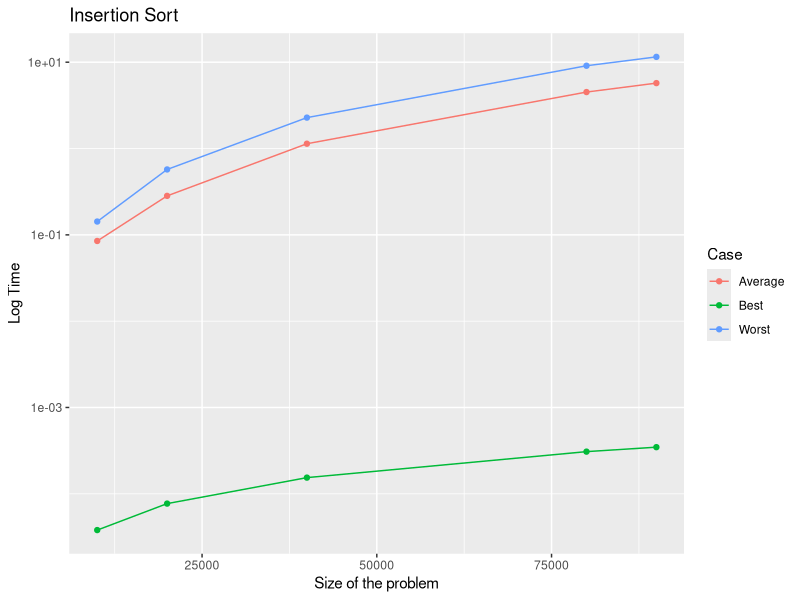
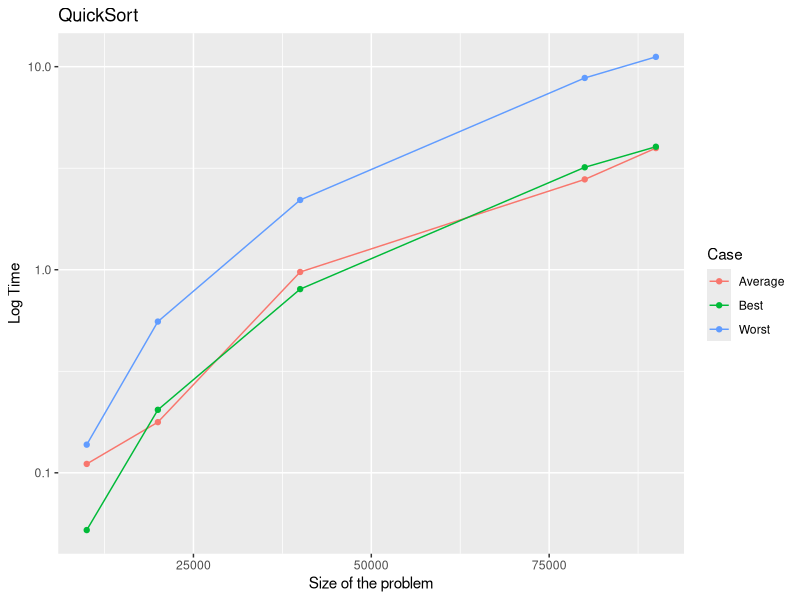
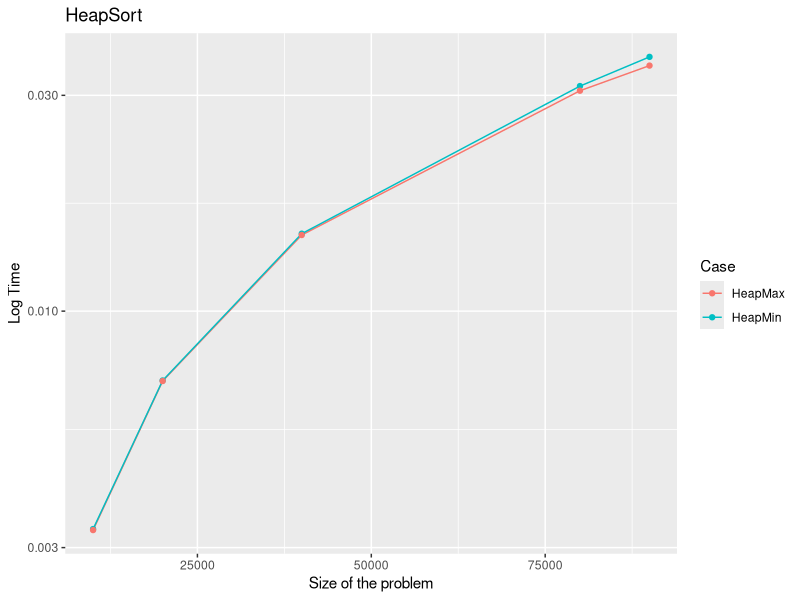
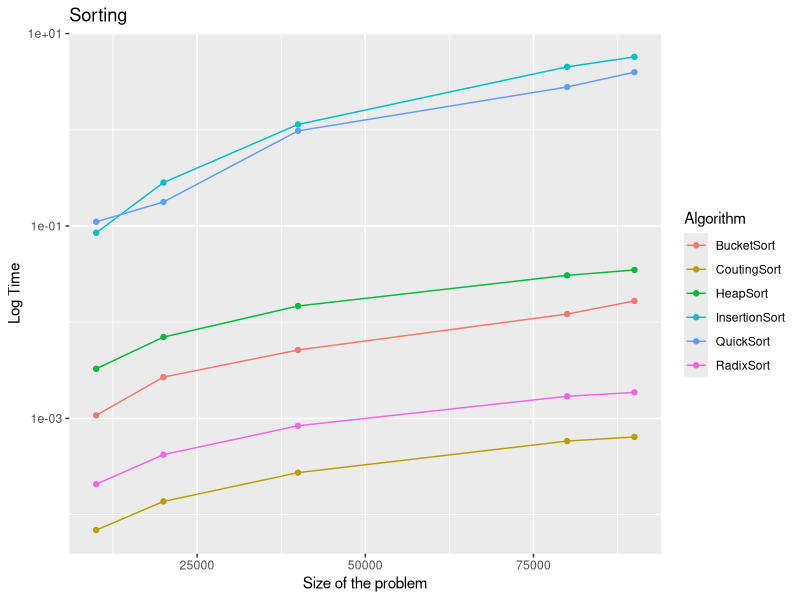

Source code (R) for these figures, in order:
library(ggplot2)
size <-as.numeric(unlist(read.csv("res.csv", header = TRUE, sep = " " , colClasses = c(NA, rep("NULL",11)))))
insertion <- as.numeric(unlist(read.csv("res.csv", header = TRUE, sep = " " ,colClasses = c("NULL", NA, rep("NULL",10)))))
insertionBad <- as.numeric(unlist(read.csv("res.csv", header = TRUE, sep = " " ,colClasses = c(rep("NULL",2), NA, rep("NULL",9)))))
insertionBest <- as.numeric(unlist(read.csv("res.csv", header = TRUE, sep = " " , colClasses = c(rep("NULL",3), NA, rep("NULL",8)))))
quick <- as.numeric(unlist(read.csv("res.csv", header = TRUE, sep = " " ,colClasses = c(rep("NULL",4),NA, rep("NULL",7)))))
quickBad <- as.numeric(unlist(read.csv("res.csv", header = TRUE, sep = " " ,colClasses = c(rep("NULL",5), NA, rep("NULL",6)))))
quickBest <- as.numeric(unlist(read.csv("res.csv", header = TRUE, sep = " " , colClasses = c(rep("NULL",6), NA,rep("NULL",5)))))
counting <- as.numeric(unlist(read.csv("res.csv", header = TRUE, sep = " " ,colClasses = c(rep("NULL",7),NA, rep("NULL",4)))))
radix <- as.numeric(unlist(read.csv("res.csv", header = TRUE, sep = " " ,colClasses = c(rep("NULL",8), NA, rep("NULL",3)))))
bucket <- as.numeric(unlist(read.csv("res.csv", header = TRUE, sep = " " , colClasses = c(rep("NULL",9), NA, rep("NULL",2)))))
heapmin <- as.numeric(unlist(read.csv("res.csv", header = TRUE, sep = " " , colClasses = c(rep("NULL",10), NA, rep("NULL",1)))))
heapmax <- as.numeric(unlist(read.csv("res.csv", header = TRUE, sep = " " , colClasses = c(rep("NULL",11), NA))))

                     

size_square <- size**2
size_log <- log(size, base = 10)

size_tot<- c(replicate(3,size))
times_insertion <- c(insertion,insertionBest,insertionBad)
Case <- c(replicate(5,"Average"),replicate(5,"Best"),replicate(5,"Worst"))
insertionData<-data.frame(size_tot,times_insertion,Case)

ggplot(data=insertionData,aes(x=size_tot, y=times_insertion, group = Case, colour = Case)) + geom_line() +geom_point() +
  xlab("Size of the problem") + ylab("Log Time") + ggtitle("Insertion Sort") +
  scale_y_continuous(trans="log10")

times_quick <- c(quick,quickBest,quickBad)
quickData <- data.frame(size_tot, times_quick, Case)
ggplot(data=quickData,aes(x=size_tot, y=times_quick, group = Case, colour = Case)) + geom_line() +geom_point() +
  xlab("Size of the problem") + ylab("Log Time") + ggtitle("QuickSort") +
  scale_y_continuous(trans="log10")

times_heap <- c(heapmin,heapmax)
Case <- c(replicate(5,"HeapMin"),replicate(5,"HeapMax"))
heapData <- data.frame(rep(size,2),times_heap, Case)
ggplot(data=heapData,aes(x=rep(size,2), y=times_heap, group = Case, colour = Case)) + geom_line() +geom_point() +
  xlab("Size of the problem") + ylab("Log Time") + ggtitle("HeapSort") +
  scale_y_continuous(trans="log10")


size_all <- c(replicate(6,size))
times <- c(heapmax,insertion, quick, counting, radix, bucket)
Algorithm <- c(replicate(5,"HeapSort"),replicate(5,"InsertionSort"),replicate(5,"QuickSort"), replicate(5,"CoutingSort"),replicate(5,"RadixSort"),replicate(5,"BucketSort"))
sorting <- data.frame(size_all, times, Algorithm)
ggplot(data=sorting,aes(x=size_all, y=times, group = Algorithm, colour = Algorithm)) + geom_line() +geom_point() +
  xlab("Size of the problem") + ylab("Log Time") + ggtitle("Sorting") +
  scale_y_continuous(trans="log10")

